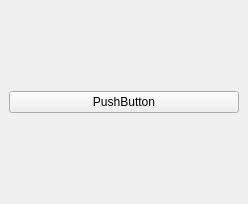
<?xml version="1.0" encoding="UTF-8"?>
<ui version="4.0">
 <class>MainWindow</class>
 <widget class="QMainWindow" name="MainWindow">
  <property name="geometry">
   <rect>
    <x>0</x>
    <y>0</y>
    <width>248</width>
    <height>204</height>
   </rect>
  </property>
  <property name="windowTitle">
   <string>My Main Window</string>
  </property>
  <widget class="QWidget" name="centralwidget">
   <layout class="QVBoxLayout" name="verticalLayout">
    <item>
     <widget class="QPushButton" name="pushButton">
      <property name="text">
       <string>PushButton</string>
      </property>
     </widget>
    </item>
   </layout>
  </widget>
 </widget>
 <resources/>
 <connections/>
</ui>
